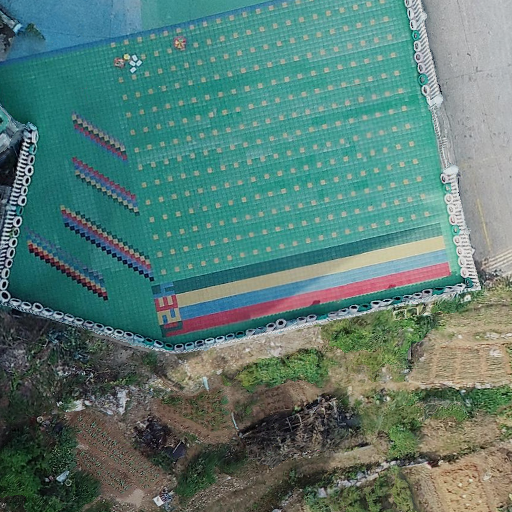
#> input picture tests/dataset/img0.png, 512 x 512 px; its folder holds 4 pictures in this run
$ jupyter execute --allow-errors test_wrap.ipynb
#> lines starting #> are read from the running program, lines starting #| are printed output that depends on the picture
[cell 1]
from pyDBow3 import Vocabulary
import cv2
import numpy as np

#> (a cell that did not finish here is left out)

[cell 3]
dataset_pattern = "dataset/*.png"
import glob
imglist = glob.glob(dataset_pattern)
imglist = imglist[:len(imglist) // 2]

[cell 4]
# create dataset
des_list = []
detector = cv2.SIFT_create(nfeatures=2000)
for imgpath in imglist:
    img = cv2.imread(imgpath, cv2.IMREAD_COLOR)
#> img is the input picture: shape (512, 512, 3); mean B, G, R 115.6, 123.3, 88.6
    if img is None:
        print("Couldn't read image: ", imgpath)
        pass

    gr = cv2.cvtColor(img, cv2.COLOR_BGR2GRAY)
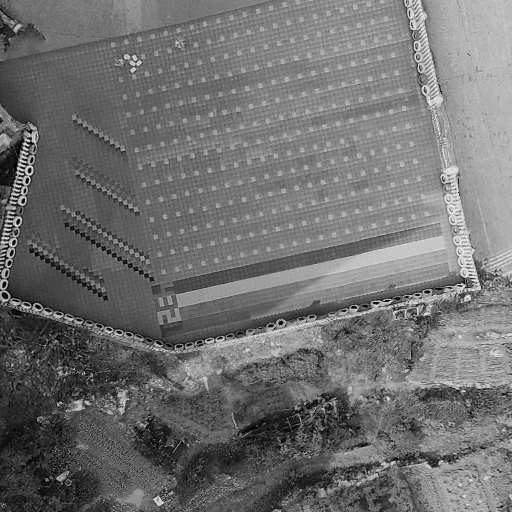
#> gr: shape (512, 512); min 1, max 229, mean 112
    kp, des = detector.detectAndCompute(gr, mask=None)
#> kp = 1990 keypoints; strongest (x, y, size): (29, 170, 2.5), (18, 222, 2.5), (23, 201, 2.4), (27, 181, 2.4)
    des_list.append(des)
#> pass 2 of the loop `for imgpath in imglist:`:
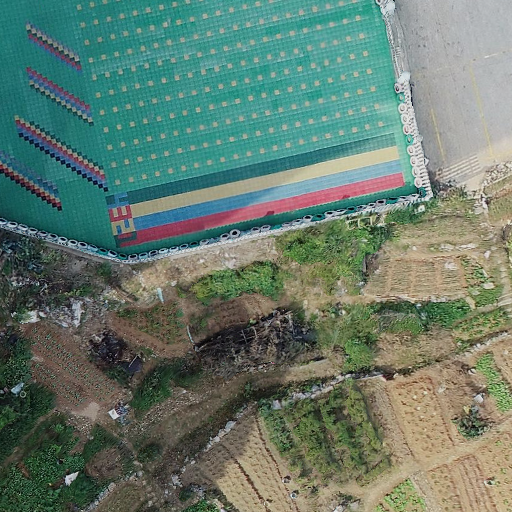
#> input picture tests/dataset/img1.png, 512 x 512 px
#> img is the input picture: shape (512, 512, 3); mean B, G, R 109.9, 123.2, 101.4
#> `gr = cv2.cvtColor(img, cv2.COLOR_BGR2GRAY)`:
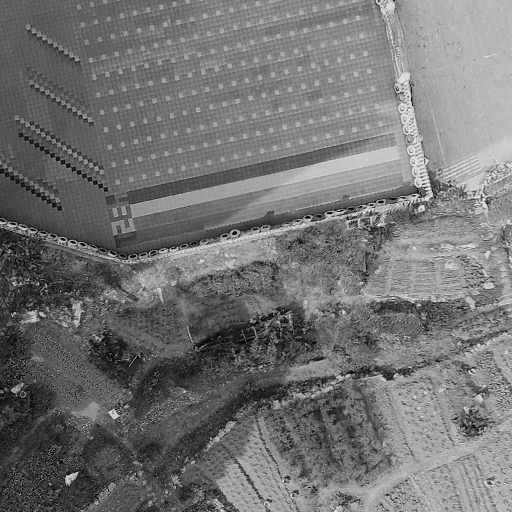
#> gr: shape (512, 512); min 1, max 229, mean 115.2
#> kp = 2000 keypoints; strongest (x, y, size): (235, 233, 2.5), (63, 239, 1.9), (69, 479, 6.4), (489, 483, 2.2)
dess = np.vstack(des_list)
#> (the rest of this cell did not finish here and is left out)
